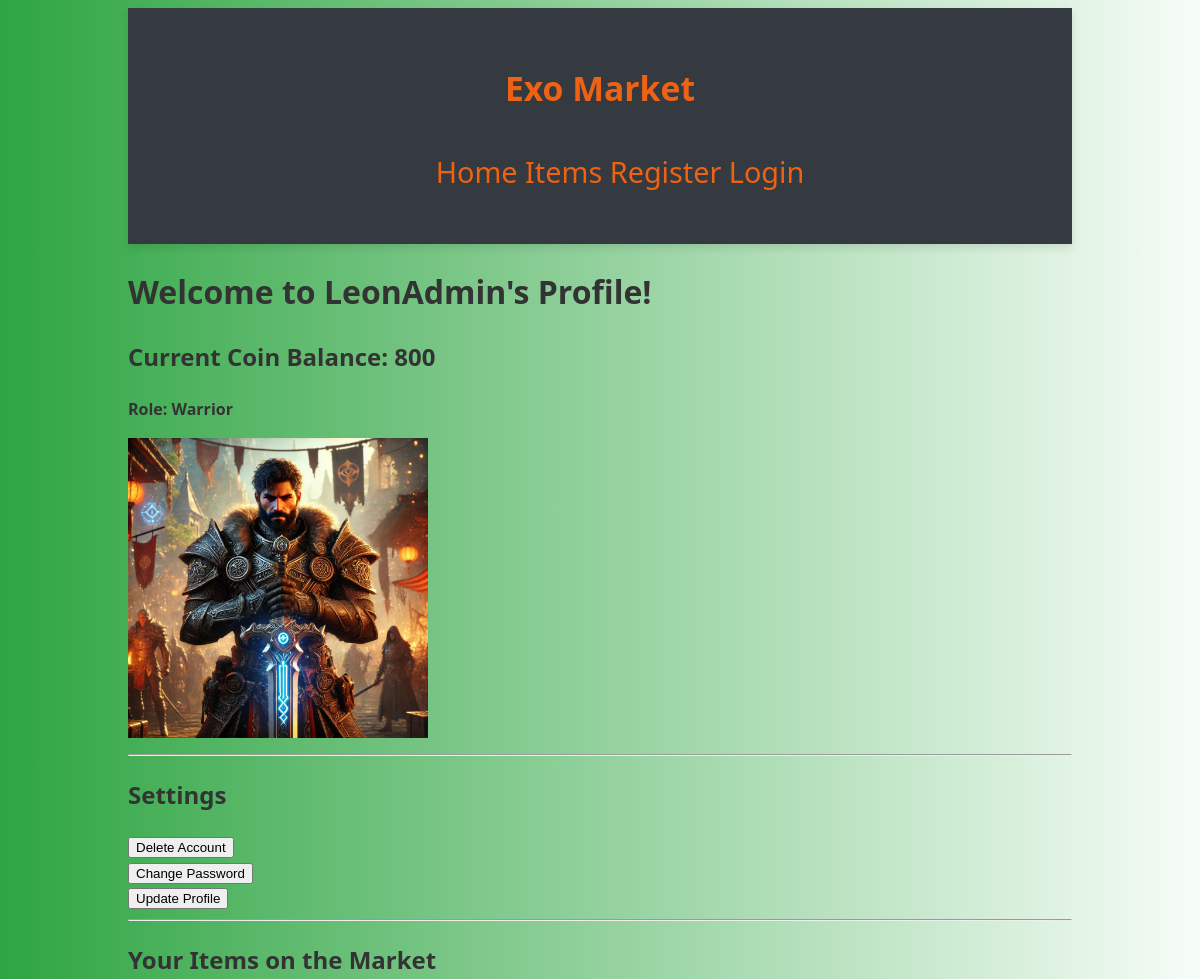
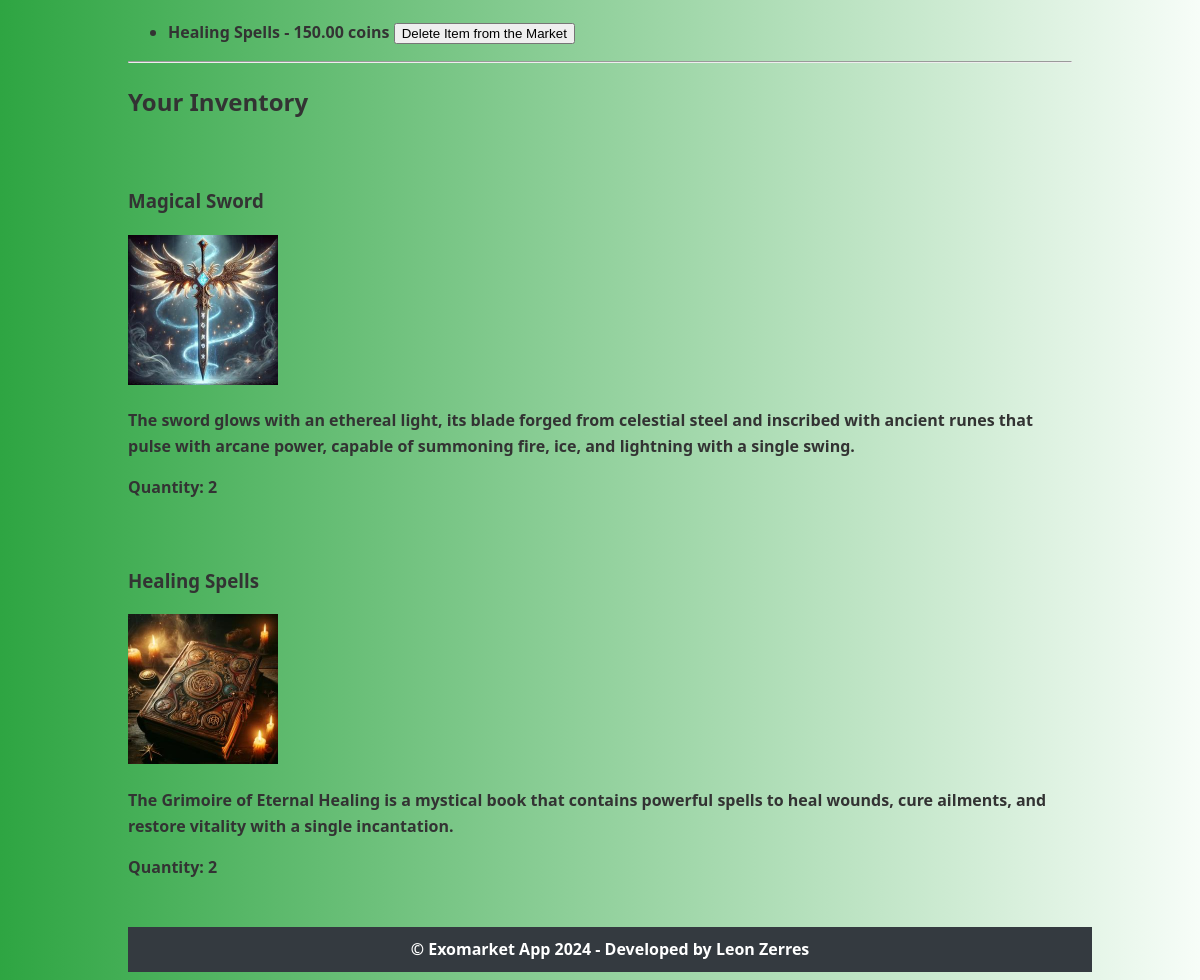
Page /profile/LeonAdmin/ on the earlier database version (2 pictures, top to bottom).
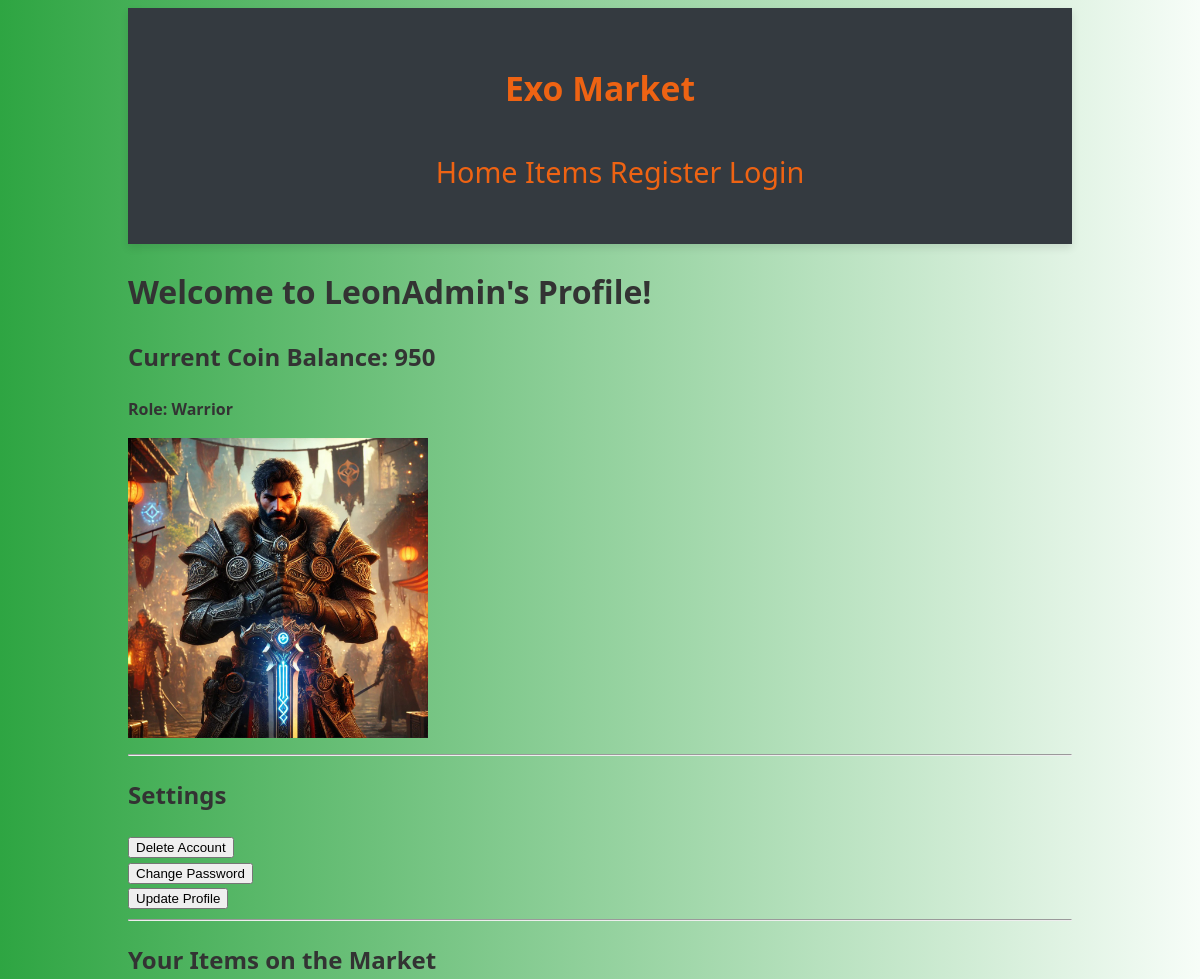
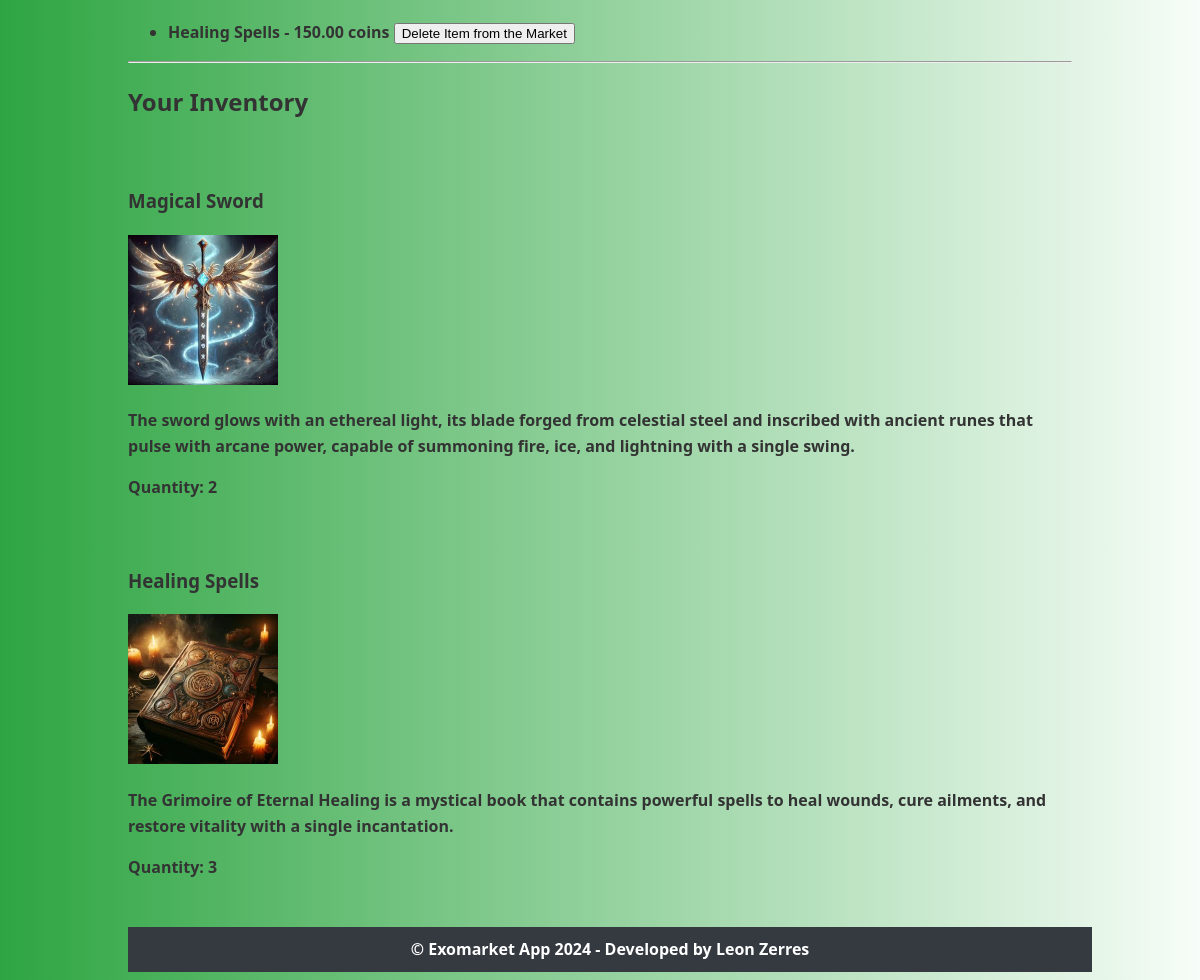
Same page on the later database version (2 pictures, top to bottom).
### exomarket_app/models.py (models this page shows, shortened)
class CustomUser(AbstractUser):
    ROLE_CHOICES = [
        ("WI", "Wizard"),
        ("WA", "Warrior")
    ]
    coins = models.IntegerField(default=1000)
    phone_number = models.CharField(max_length=15, blank=True, null=True, validators=[validate_phone_number])
    role = models.CharField(choices=ROLE_CHOICES, max_length=10)
    email = models.EmailField(unique=True)
    class Meta:
        ordering = ['username']
        verbose_name = 'User'
        verbose_name_plural = 'Users'

class Item(models.Model):
    CATEGORY_CHOICES = [
        ("W", "Weapon"),
        ("A", "Armor"),
        ("S", "Spellbook")
    ]
    name = models.CharField(max_length=255, validators=[validate_forbidden_words])
    description = models.TextField(validators=[validate_forbidden_words])
    price = models.DecimalField(max_digits=10, decimal_places=2, validators=[validate_price])
    seller = models.ForeignKey(CustomUser, related_name='items_for_sale', on_delete=models.CASCADE)
    image = models.ImageField(upload_to='images/', blank=True, null=True)
    availability = models.BooleanField(default=True)
    categories = models.CharField(choices=CATEGORY_CHOICES, max_length=50)
    class Meta:
        ordering = ['name']
        verbose_name = 'Item'
        verbose_name_plural = 'Items'

### exomarket_app/views.py (the view)
# urls.py: path('profile/<slug:username>/', UserDetailView.as_view(), name='profile'),
class UserDetailView(DetailView):
    model = CustomUser
    template_name = "exomarket_app/profile.html"
    context_object_name = "user"
    slug_field = "username"
    slug_url_kwarg = "username"
    def get_context_data(self, **kwargs):
        context = super().get_context_data(**kwargs)
        user_transactions = Transaction.objects.filter(
            Q(buyer=self.object) | Q(seller=self.object),
            is_active=True
        )
        aggregated_transactions = defaultdict(lambda: {'total_quantity': 0, 'item': None})
        for transaction in user_transactions:
            item = transaction.item
            if aggregated_transactions[item.id]['item'] is None:
                aggregated_transactions[item.id]['item'] = item  # Save the item info (name, image)
            aggregated_transactions[item.id]['total_quantity'] += transaction.quantity
        aggregated_transactions = list(aggregated_transactions.values())
        context['aggregated_transactions'] = aggregated_transactions
        return context

### exomarket_app/templates/exomarket_app/profile.html (shortened to what this page needs)
{% extends 'exomarket_app/base.html' %}
{% load static %}
{% block content %}
<div>
    <h1>Welcome to {{ user.username }}'s Profile!</h1>
    <h2><b>Current Coin Balance: {{ user.coins }}</b></h2>
    <p><b>Role: {{ user.get_role_display }}<b></p>
    {% if user.role == 'WI' %}
        <img src="{% static 'assets/wizard.jpg' %}" alt="wizard" width="300" height="300">
    {% else %}
        <img src="{% static 'assets/warrior.jpg' %}" alt="warrior" width="300" height="300">
    {% endif %}
</div>
<hr>
<div>
    <h2>Settings</h2>
    <form action="{% url 'confirm_delete_account' %}" method="get">
        <button type="submit" class="btn btn-danger">Delete Account</button>
    </form>
    <form action="{% url 'password_change' %}" method="get" style="display: inline;">
        <button type="submit" class="btn btn-secondary">Change Password</button>
    </form><br>
    <form action="{% url 'profile_update' user.username %}" method="get" style="display: inline;">
        <button type="submit" class="btn btn-primary">Update Profile</button>
    </form>
</div>
<hr>
<div>
    <h2>Your Items on the Market</h2>
    {% if user.items_for_sale.all %}
        <ul>
            {% for item in user.items_for_sale.all %}
                <li>
                    <strong>{{ item.name }}</strong> - {{ item.price }} coins
                    <form action="{% url 'delete_item_from_market' item.id %}" method="post" style="display: inline;">
                        <button type="submit" class="btn btn-warning">Delete Item from the Market</button>
                    </form>
                </li>
            {% endfor %}
        </ul>
    {% else %}
        <p>You haven't listed any items on the market yet.</p>
    {% endif %}
</div>
<hr>
<div>
    <h2>Your Inventory</h2><br>
    {% if aggregated_transactions %}
        <div class="row">
            {% for transaction in aggregated_transactions %}
                <div class="col-md-3">
                    <div class="inventory-item text-center">
                        <h3>{{ transaction.item.name }}</h3>
                        <img src="{{ transaction.item.image.url }}" alt="{{ transaction.item.name }}" class="img-fluid" style="max-width: 150px;">
                        <p>{{ transaction.item.description }}</p>
                        <p>Quantity: {{ transaction.total_quantity }}</p>
                    </div>
                </div>
                <div style="height: 30px;"></div>
            {% endfor %}
        </div>
    {% else %}
        <p>You haven't purchased any items yet.</p>
    {% endif %}
</div>
{% endblock %}

### exomarket_app/templates/exomarket_app/base.html (shortened to what this page needs)
{% load static %}
<!DOCTYPE html>
<html lang="en">
<head>
    <link rel="stylesheet" href="{% static 'css/styles.css' %}">
</head>
<body>
    <header>
        <h3>Exo Market</h3>
        <nav>
            <ul>
               <a href="{%url 'home'%}">Home</a>
               {%if request.user.is_authenticated %}
               <a href="{%url 'profile' user.username %}">Profile</a>
               <a href="{%url 'item_list'%}">Items</a>
               <a href="{%url 'cart_list'%}">Cart</a>
               <a href="{% url 'contact_us' %}">Contact Us</a>
               <a href="{% url 'logout' %}">Logout</a>
               {% else %}
               <a href="{%url 'item_list'%}">Items</a>
               <a href="{%url 'register'%}">Register</a>
               <a href="{%url 'login' %}">Login</a>
               {% endif %}
            </ul>
        </nav>
    </header>
    <main>
        {%block content%}
        {%endblock%}
    </main>
    <footer>
        &copy; Exomarket App 2024 - Developed by Leon Zerres
    </footer>
</body>
</html>

### static/css/styles.css (style rules this page uses)
body { font-family: 'Segoe UI', Tahoma, Geneva, Verdana, sans-serif; padding-left: 10%; padding-right: 10%; background: linear-gradient(to right, #2ea542, #f7fdf8); min-height: 100vh; color: #333; line-height: 1.6; justify-content: center; align-items: center; }
header { background-color: #343a40; color: #ee6313; padding: 20px 0; text-align: center; font-size: 1.8em; box-shadow: 0 4px 8px rgba(0, 0, 0, 0.1); }
a { color: #ee6313; text-decoration: none; transition: color 0.3s ease; }
footer { background-color: #343a40; color: white; text-align: center; padding: 10px; position: relative; bottom: 0; width: 100%; }

Differences in the rows shown:
changed CustomUser "LeonAdmin": coins "800" → "950"
computed for Item "Healing Spells": total_quantity "2" → "3"
